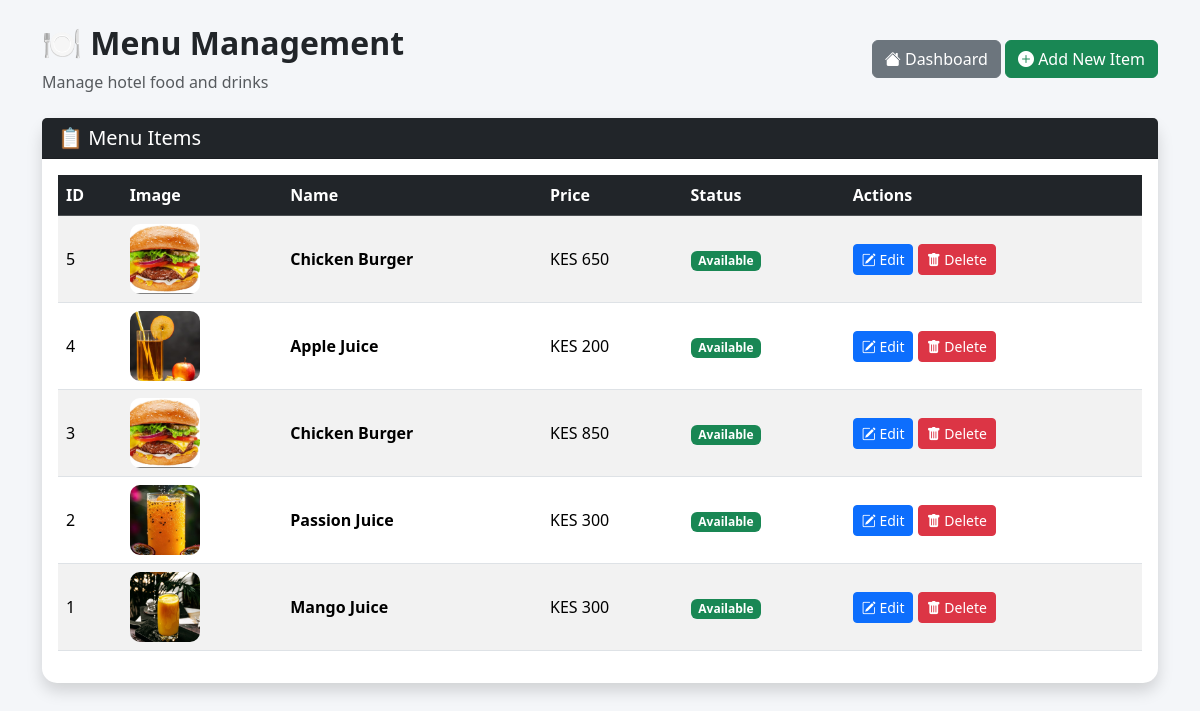
/admin/menu_items.php (signed in), run on the app's committed database.
### tables this page shows
CREATE TABLE `menu_items` (
  `item_id` int(11) NOT NULL,
  `category_id` int(11) NOT NULL,
  `item_name` varchar(100) NOT NULL,
  `description` text DEFAULT NULL,
  `price` decimal(10,2) NOT NULL,
  `image` varchar(255) DEFAULT NULL,
  `status` enum('available','unavailable') DEFAULT 'available'
);

### admin/menu_items.php (the view, shortened to what this page needs)
<?php
require '../config/db.php';
?>
<!DOCTYPE html>
<html lang="en">
<head>
<link href="https://cdn.jsdelivr.net/npm/bootstrap@5.3.3/dist/css/bootstrap.min.css" rel="stylesheet">
<link rel="stylesheet"
href="https://cdn.jsdelivr.net/npm/bootstrap-icons@1.11.3/font/bootstrap-icons.min.css">
</head>
<body>
<div class="container mt-4">
<div class="d-flex justify-content-between align-items-center mb-4">
<div>
<h2 class="page-title">
🍽 Menu Management
</h2>
<p class="text-muted mb-0">
Manage hotel food and drinks
</p>
</div>
<div>
<a
href="dashboard.php"
class="btn btn-secondary">
<i class="bi bi-house-fill"></i>
Dashboard
</a>
<a
href="add_item.php"
class="btn btn-success">
<i class="bi bi-plus-circle-fill"></i>
Add New Item
</a>
</div>
</div>
<div class="card shadow">
<div class="card-header bg-dark text-white">
<h5 class="mb-0">
📋 Menu Items
</h5>
</div>
<div class="card-body">
<div class="table-responsive">
<table class="table table-striped table-hover">
<thead class="table-dark">
<tr>
<th>ID</th>
<th>Image</th>
<th>Name</th>
<th>Price</th>
<th>Status</th>
<th>Actions</th>
</tr>
</thead>
<tbody>
<?php
$items = mysqli_query(
$conn,
"SELECT * FROM menu_items ORDER BY item_id DESC"
);
while($row = mysqli_fetch_assoc($items)){
$image =
!empty($row['image'])
?
"../assets/images/".$row['image']
:
"../assets/images/default_food.jpg";
?>
<tr>
<td>
<?php echo $row['item_id']; ?>
</td>
<td>
<img
src="<?php echo $image; ?>"
class="food-image">
</td>
<td>
<b>
<?php echo $row['item_name']; ?>
</b>
</td>
<td>
KES <?php echo number_format($row['price']); ?>
</td>
<td>
<?php
if($row['status']=="available"){
?>
<span class="badge bg-success">
Available
</span>
<?php
}else{
?>
<span class="badge bg-danger">
Unavailable
</span>
<?php } ?>
</td>
<td>
<a
href="edit_item.php?id=<?php echo $row['item_id']; ?>"
class="btn btn-primary btn-sm">
<i class="bi bi-pencil-square"></i>
Edit
</a>
<a
href="delete_item.php?id=<?php echo $row['item_id']; ?>"
class="btn btn-danger btn-sm"
onclick="return confirm('Are you sure you want to delete this item?');">
<i class="bi bi-trash-fill"></i>
Delete
</a>
</td>
</tr>
<?php } ?>
</tbody>
</table>
</div>
</div>
</div>
</div>
</body>
</html>

### admin/menu_items.php (style rules this page uses)
body { background:#f4f6f9; }
.card { border:none; border-radius:15px; }
.table td, .table th { vertical-align:middle; }
.food-image { width:70px; height:70px; object-fit:cover; border-radius:10px; }
.page-title { font-weight:700; }

### data on the page
menu_items: item_id "5", image (picture), item_name "Chicken Burger", price "650", status "Available"
menu_items: item_id "4", image (picture), item_name "Apple Juice", price "200", status "Available"
menu_items: item_id "3", image (picture), item_name "Chicken Burger", price "850", status "Available"
menu_items: item_id "2", image (picture), item_name "Passion Juice", price "300", status "Available"
menu_items: item_id "1", image (picture), item_name "Mango Juice", price "300", status "Available"
